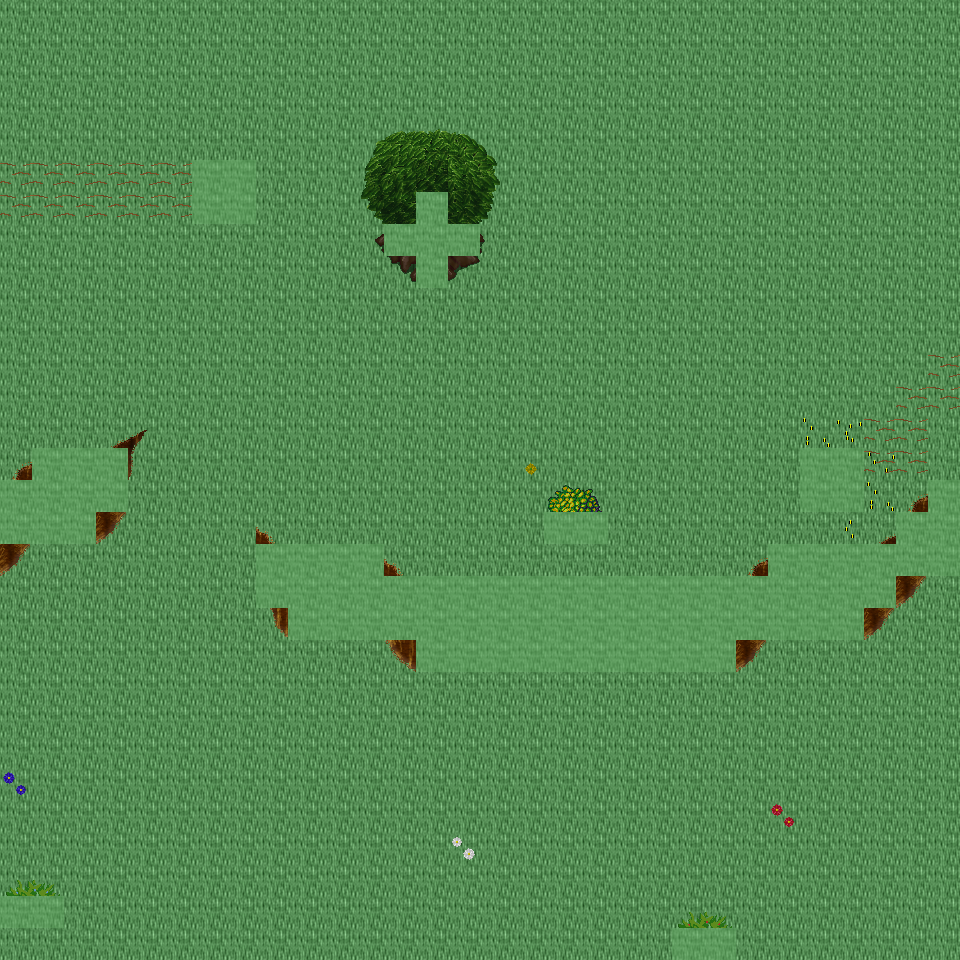

A level layout from a 2D game, rendered from its tile map. Below: a short description, then the map file with tile-grid data replaced by summaries:
An orthogonal 30x30 tile map with 32x32 px tiles, 6 tile layers (Ground, Object, Object2, Above, ...), 39 tilesets and 6 objects (6x mapExit).

<map version="1.0" orientation="orthogonal" renderorder="right-down" width="30" height="30" tilewidth="32" tileheight="32" nextobjectid="7">
  <tileset firstgid="1" name="tileset_ground_ground" tilewidth="32" tileheight="32" tilecount="33" columns="3">
    <image source="../drawable/tileset_ground_ground.png" width="96" height="352" />
  </tileset>
  <tileset firstgid="34" name="tileset_ground_water_pool" tilewidth="32" tileheight="32" tilecount="72" columns="3">
    <image source="../drawable/tileset_ground_water_pool.png" width="96" height="768" />
  </tileset>
  <tileset firstgid="106" name="tileset_ground_ridge_earth_dark" tilewidth="32" tileheight="32" tilecount="96" columns="12">
    <image source="../drawable/tileset_ground_ridge_earth_dark.png" width="384" height="256" />
  </tileset>
  <tileset firstgid="202" name="tileset_ground_grass_edges" tilewidth="32" tileheight="32" tilecount="36" columns="12">
    <image source="../drawable/tileset_ground_grass_edges.png" width="384" height="96" />
  </tileset>
  <tileset firstgid="238" name="tileset_ground_grass_corners" tilewidth="32" tileheight="32" tilecount="24" columns="6">
    <image source="../drawable/tileset_ground_grass_corners.png" width="192" height="128" />
  </tileset>
  <tileset firstgid="262" name="tileset_plant_flower_daisy_blue" tilewidth="32" tileheight="32" tilecount="8" columns="2">
    <image source="../drawable/tileset_plant_flower_daisy_blue.png" width="64" height="128" />
  </tileset>
  <tileset firstgid="270" name="tileset_plant_flower_daisy_yellow" tilewidth="32" tileheight="32" tilecount="8" columns="2">
    <image source="../drawable/tileset_plant_flower_daisy_yellow.png" width="64" height="128" />
  </tileset>
  <tileset firstgid="278" name="tileset_plant_flower_daisy_red" tilewidth="32" tileheight="32" tilecount="8" columns="2">
    <image source="../drawable/tileset_plant_flower_daisy_red.png" width="64" height="128" />
  </tileset>
  <tileset firstgid="286" name="tileset_plant_flower_daisy_white" tilewidth="32" tileheight="32" tilecount="8" columns="2">
    <image source="../drawable/tileset_plant_flower_daisy_white.png" width="64" height="128" />
  </tileset>
  <tileset firstgid="294" name="tileset_logic_collision" tilewidth="32" tileheight="32" tilecount="1" columns="1">
    <image source="../drawable/tileset_logic_collision.png" width="32" height="32" />
  </tileset>
  <tileset firstgid="295" name="tileset_plant_tree_tree_green" tilewidth="32" tileheight="32" tilecount="80" columns="8">
    <image source="../drawable/tileset_plant_tree_tree_green.png" width="256" height="352" />
  </tileset>
  <tileset firstgid="375" name="tileset_plant_stump_stump_brown" tilewidth="32" tileheight="32" tilecount="4" columns="2">
    <image source="../drawable/tileset_plant_stump_stump_brown.png" width="64" height="64" />
  </tileset>
  <tileset firstgid="379" name="tileset_item_pot_cauldron" tilewidth="32" tileheight="32" tilecount="48" columns="8">
    <image source="../drawable/tileset_item_pot_cauldron.png" width="256" height="192" />
  </tileset>
  <tileset firstgid="427" name="tileset_plant_bush_various_small" tilewidth="32" tileheight="32" tilecount="9" columns="3">
    <image source="../drawable/tileset_plant_bush_various_small.png" width="96" height="96" />
  </tileset>
  <tileset firstgid="436" name="tileset_ground_rock_pebbles" tilewidth="32" tileheight="32" tilecount="3" columns="1">
    <image source="../drawable/tileset_ground_rock_pebbles.png" width="32" height="96" />
  </tileset>
  <tileset firstgid="439" name="tileset_ground_ladder_vertical_dark" tilewidth="32" tileheight="32" tilecount="3" columns="3">
    <image source="../drawable/tileset_ground_ladder_vertical_dark.png" width="96" height="32" />
  </tileset>
  <tileset firstgid="442" name="tileset_item_chemistry_empty_bottles" tilewidth="32" tileheight="32" tilecount="12" columns="4">
    <image source="../drawable/tileset_item_chemistry_empty_bottles.png" width="128" height="96" />
  </tileset>
  <tileset firstgid="454" name="tileset_item_chemistry_flask" tilewidth="32" tileheight="32" tilecount="3" columns="1">
    <image source="../drawable/tileset_item_chemistry_flask.png" width="32" height="96" />
  </tileset>
  <tileset firstgid="457" name="tileset_item_pot_barrel" tilewidth="32" tileheight="32" tilecount="2" columns="1">
    <image source="../drawable/tileset_item_pot_barrel.png" width="32" height="64" />
  </tileset>
  <tileset firstgid="459" name="tileset_item_flagpole" tilewidth="32" tileheight="32" tilecount="3" columns="1">
    <image source="../drawable/tileset_item_flagpole.png" width="32" height="96" />
  </tileset>
  <tileset firstgid="462" name="tileset_item_food_beehive1" tilewidth="32" tileheight="32" tilecount="1" columns="1">
    <image source="../drawable/tileset_item_food_beehive1.png" width="32" height="32" />
  </tileset>
  <tileset firstgid="463" name="tileset_item_food_beehive2" tilewidth="32" tileheight="32" tilecount="1" columns="1">
    <image source="../drawable/tileset_item_food_beehive2.png" width="32" height="32" />
  </tileset>
  <tileset firstgid="464" name="tileset_item_buzzing_bees" tilewidth="32" tileheight="32" tilecount="5" columns="5">
    <image source="../drawable/tileset_item_buzzing_bees.png" width="160" height="32" />
  </tileset>
  <tileset firstgid="469" name="tileset_plant_bush_hedge" tilewidth="32" tileheight="32" tilecount="35" columns="5">
    <image source="../drawable/tileset_plant_bush_hedge.png" width="160" height="224" />
  </tileset>
  <tileset firstgid="504" name="tileset_logic_creature_animal" tilewidth="32" tileheight="32" tilecount="32" columns="8">
    <image source="../drawable/tileset_logic_creature_animal.png" width="256" height="128" />
  </tileset>
  <tileset firstgid="536" name="tileset_furniture_table_wooden_trestle" tilewidth="32" tileheight="32" tilecount="9" columns="3">
    <image source="../drawable/tileset_furniture_table_wooden_trestle.png" width="96" height="96" />
  </tileset>
  <tileset firstgid="545" name="tileset_furniture_table_bench" tilewidth="32" tileheight="32" tilecount="3" columns="3">
    <image source="../drawable/tileset_furniture_table_bench.png" width="96" height="32" />
  </tileset>
  <tileset firstgid="548" name="tileset_item_food_smoked_meatandfish" tilewidth="32" tileheight="32" tilecount="4" columns="4">
    <image source="../drawable/tileset_item_food_smoked_meatandfish.png" width="128" height="32" />
  </tileset>
  <tileset firstgid="552" name="tileset_furniture_table_wooden_trestle_vertical" tilewidth="32" tileheight="32" tilecount="6" columns="2">
    <image source="../drawable/tileset_furniture_table_wooden_trestle_vertical.png" width="64" height="96" />
  </tileset>
  <tileset firstgid="558" name="tileset_building_huts" tilewidth="32" tileheight="32" tilecount="338" columns="26">
    <image source="../drawable/tileset_building_huts.png" width="832" height="416" />
  </tileset>
  <tileset firstgid="896" name="tileset_building_chimney_smoke" tilewidth="32" tileheight="32" tilecount="40" columns="4">
    <image source="../drawable/tileset_building_chimney_smoke.png" width="128" height="320" />
  </tileset>
  <tileset firstgid="936" name="tileset_item_firewood" tilewidth="32" tileheight="32" tilecount="12" columns="3">
    <image source="../drawable/tileset_item_firewood.png" width="96" height="128" />
  </tileset>
  <tileset firstgid="948" name="tileset_logic_item_herb" tilewidth="32" tileheight="32" tilecount="5" columns="5">
    <image source="../drawable/tileset_logic_item_herb.png" width="160" height="32" />
  </tileset>
  <tileset firstgid="953" name="tileset_logic_creature_reptile" tilewidth="32" tileheight="32" tilecount="7" columns="7">
    <image source="../drawable/tileset_logic_creature_reptile.png" width="224" height="32" />
  </tileset>
  <tileset firstgid="960" name="tileset_logic_creature_insect" tilewidth="32" tileheight="32" tilecount="5" columns="5">
    <image source="../drawable/tileset_logic_creature_insect.png" width="160" height="32" />
  </tileset>
  <tileset firstgid="965" name="tileset_plant_bush_bush_pinks" tilewidth="32" tileheight="32" tilecount="4" columns="2">
    <image source="../drawable/tileset_plant_bush_bush_pinks.png" width="64" height="64" />
  </tileset>
  <tileset firstgid="969" name="tileset_plant_bush_fern" tilewidth="32" tileheight="32" tilecount="32" columns="8">
    <image source="../drawable/tileset_plant_bush_fern.png" width="256" height="128" />
  </tileset>
  <tileset firstgid="1001" name="tileset_plant_bushes_and_trees" tilewidth="32" tileheight="32" tilecount="144" columns="16">
    <image source="../drawable/tileset_plant_bushes_and_trees.png" width="512" height="289" />
  </tileset>
  <tileset firstgid="1145" name="tileset_plant_bush_berried" tilewidth="32" tileheight="32" tilecount="60" columns="5">
    <image source="../drawable/tileset_plant_bush_berried.png" width="160" height="384" />
  </tileset>
  <layer name="Ground" width="30" height="30">
    <data>[900 cells, 900 non-empty, 1 distinct tile ids]</data>
  </layer>
  <layer name="Object" width="30" height="30">
    <data>[900 cells, 129 non-empty, 38 distinct tile ids]</data>
  </layer>
  <layer name="Object2" width="30" height="30">
    <data>[900 cells, 2 non-empty, 1 distinct tile ids]</data>
  </layer>
  <layer name="Above" width="30" height="30">
    <data>[900 cells, 32 non-empty, 28 distinct tile ids]</data>
  </layer>
  <layer name="Above2" width="30" height="30">
    <data>[900 cells, 5 non-empty, 4 distinct tile ids]</data>
  </layer>
  <layer name="Walkable" width="30" height="30">
    <data>[900 cells, 90 non-empty, 1 distinct tile ids]</data>
  </layer>
  <objectgroup name="MapEvents">
    <object id="1" name="north" type="mapExit" x="0" y="0" width="960" height="32">
      <properties>
        <property name="map" value="level_0_x89_y130" />
        <property name="x" value="0" />
        <property name="y" value="28" />
      </properties>
    </object>
    <object id="2" name="south" type="mapExit" x="0" y="928" width="672" height="32">
      <properties>
        <property name="map" value="level_0_x89_y132" />
        <property name="x" value="0" />
        <property name="y" value="1" />
      </properties>
    </object>
    <object id="3" name="south2" type="mapExit" x="736" y="928" width="224" height="32">
      <properties>
        <property name="map" value="level_0_x89_y132" />
        <property name="x" value="23" />
        <property name="y" value="1" />
      </properties>
    </object>
    <object id="4" name="west" type="mapExit" x="0" y="0" width="32" height="480">
      <properties>
        <property name="map" value="level_0_x88_y131" />
        <property name="x" value="28" />
        <property name="y" value="0" />
      </properties>
    </object>
    <object id="5" name="west2" type="mapExit" x="0" y="544" width="32" height="352">
      <properties>
        <property name="map" value="level_0_x88_y131" />
        <property name="x" value="28" />
        <property name="y" value="17" />
      </properties>
    </object>
    <object id="6" name="west3" type="mapExit" x="0" y="928" width="32" height="32">
      <properties>
        <property name="map" value="level_0_x88_y131" />
        <property name="x" value="28" />
        <property name="y" value="29" />
      </properties>
    </object>
  </objectgroup>
</map>
